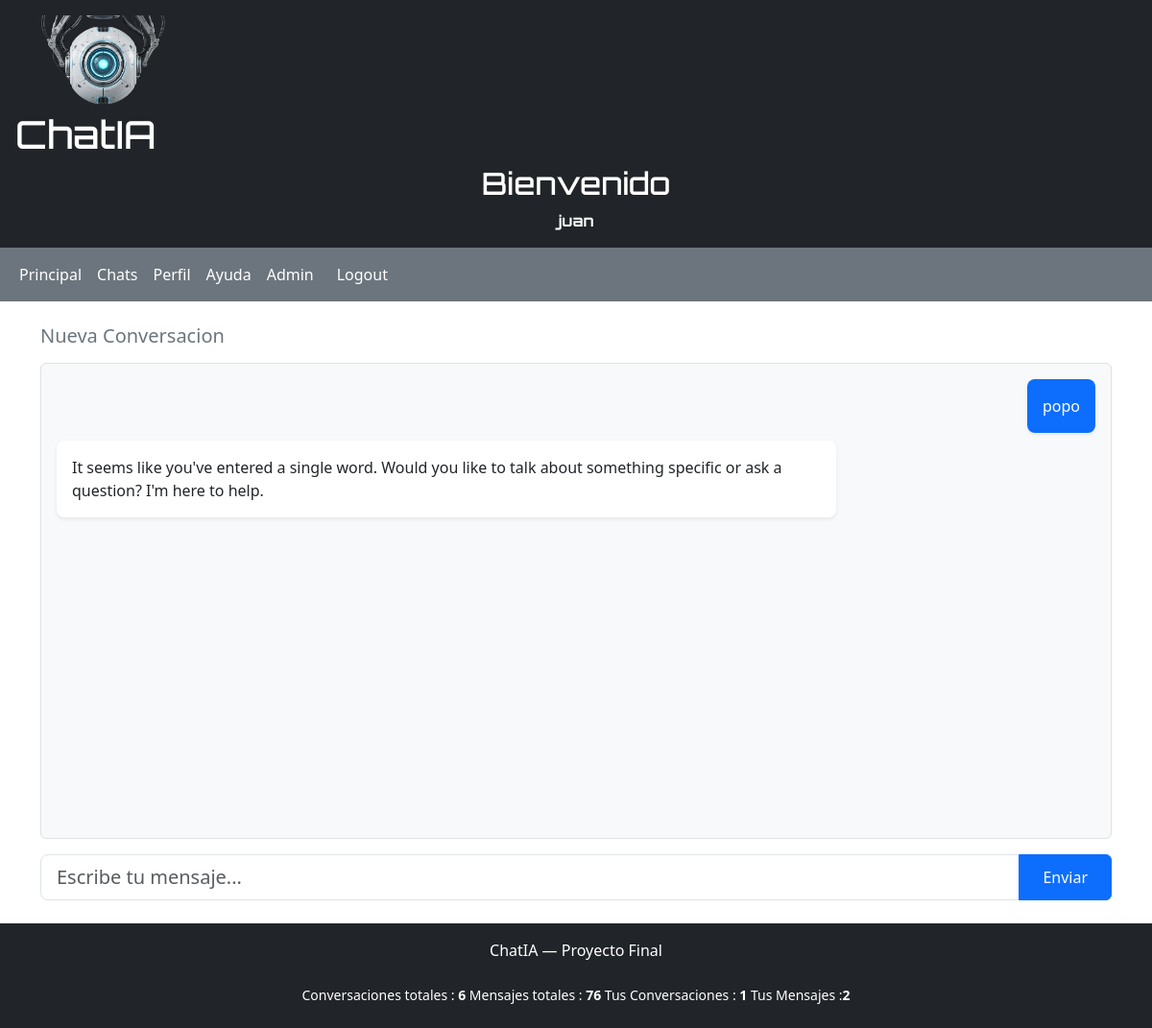
The page /chat/5/ (signed in) on the database its author committed.
### chat/models.py (models this page shows, shortened)
class Conversacion(models.Model):
        usuario = models.ForeignKey(User, on_delete=models.CASCADE)
        titulo  = models.CharField(max_length=100)
        creada = models.DateTimeField(auto_now_add=True)

class Mensaje(models.Model):
    ROL_CHOIZES = [
        ('User', 'Usuario'),
        ('assistant', 'Asistente'),
    ]
    conversacion = models.ForeignKey(Conversacion, on_delete=models.CASCADE)
    rol = models.CharField(max_length=20, choices=ROL_CHOIZES)
    contenido = models.TextField()
    creado = models.DateTimeField(auto_now_add=True)

### chat/views.py (the view, shortened to what this page needs)
# urls.py: path('chat/<int:id>/',views.chat_detalle,name='chat_detalle'),
@login_required
def chat_detalle(request,id):
    conv = get_object_or_404(Conversacion,id=id,usuario=request.user)
    mensaje = conv.mensaje_set.order_by('creado')
    return render(request,"chat/chat_detalle.html",{
            'conv':conv,
            'mensaje':mensaje})

### chat/context_processor.py (called while the page is built)
def metricas_globales(request):
    total_conversaciones = Conversacion.objects.count()
    total_mensajes = Mensaje.objects.count()
    conv_usuarios = 0
    mensa_usuarios = 0
    if request.user.is_authenticated:
        conv_usuarios = Conversacion.objects.filter(usuario=request.user).count()
        mensa_usuarios = Mensaje.objects.filter(conversacion__usuario=request.user).count()
    return {
            'total_conversaciones': total_conversaciones,
            'total_mensajes': total_mensajes,
            'conv_usuario': conv_usuarios,
            'mensa_usuario': mensa_usuarios,
    }

### chat/templates/chat/chat_detalle.html (shortened to what this page needs)
{% extends "chat/base.html" %}
{% block content %}
<div class="d-flex flex-column" style="height: 75vh;">
    <h5 class="mb-3 text-secondary">{{ conv.titulo }}</h5>
    <div id="mensajes" class="flex-grow-1 overflow-auto mb-3 p-3 rounded"
         style="background:#f8f9fa; border: 1px solid #dee2e6;">
        {% if mensaje %}
            {% for msg in mensaje %}
                <div class="d-flex {% if msg.rol == 'User' %}justify-content-end{% else %}justify-content-start{% endif %} mb-2">
                    <div class="p-3 rounded-3 shadow-sm"
                         style="max-width:75%;
                                background: {% if msg.rol == 'User' %}#0d6efd{% else %}#ffffff{% endif %};
                                color: {% if msg.rol == 'User' %}#ffffff{% else %}#212529{% endif %};">
                        {{ msg.contenido }}
                    </div>
                </div>
            {% endfor %}
        {% else %}
            <p class="text-center text-muted mt-5">Escribe el primer mensaje.</p>
        {% endif %}
    </div>
<form hx-post="/chat/{{ conv.id }}/"
      hx-target="#mensajes"
      hx-swap="innerHTML"
      hx-on="htmx:afterRequest: this.reset()">
    <div class="input-group">
        <input type="text" name="mensaje" class="form-control form-control-lg"
               placeholder="Escribe tu mensaje..." autocomplete="off">
        <button class="btn btn-primary px-4" type="submit">Enviar</button>
    </div>
</form>
</div>
{% endblock %}

### chat/templates/chat/base.html (shortened to what this page needs)
{%  load static %}
<!DOCTYPE html>
<html lang="es">
<head>
    <link rel="stylesheet" href="{% static 'css/estilo.css' %}">
    <link href="https://cdn.jsdelivr.net/npm/bootstrap@5.3.0/dist/css/bootstrap.min.css" rel="stylesheet">
</head>
<body class="d-flex flex-column min-vh-100">
<header class="bg-dark text-white p-3" style="margin-top : 0 ;padding-top : 0;">
    <img src = "{% static 'img/header2.png' %}"  alt="logo" height="100" >
    <a href="/" class="text-white text-decoration-none"><h1>ChatIA</h1></a>
    {% if user.is_authenticated %}
        <div class="text-center">
        <span><h2>Bienvenido </h2><strong>{{ user.username }}</strong> </span>
        </div>
    {% endif %}
</header>
<nav class="navbar navbar-expand bg-secondary">
    <div class="container-fluid">
        <ul class="navbar-nav flex-row">
            {% if request.path != '/' %}
            <li class="nav-item"><a class="nav-link text-white" href="/">Principal</a></li>
            {% endif %}
            {% if request.path != '/chat/' %}
            <li class="nav-item"><a class="nav-link text-white" href="/chat/">Chats</a></li>
            {% endif %}
            {% if request.path != '/perfil/' %}
            <li class="nav-item"><a class="nav-link text-white" href="/perfil/">Perfil</a></li>
            {% endif %}
            {% if request.path != '/ayuda/' %}
            <li class="nav-item"><a class="nav-link text-white" href="/ayuda/">Ayuda</a></li>
            {% endif %}
            {% if request.path != '/admin/' %}
             <li class="nav-item"><a class="nav-link text-white" href="/admin/">Admin</a></li>
            {% endif %}
            {% if user.is_authenticated %}
            <li class="nav-item">
                <form method="post" action="/logout/" class="d-inline">
                <button type="submit" class="nav-link text-white btn-link"
                style="text-decoration:none; padding: 8px 16px">Logout</button>
                </form>
            </li>
            {% endif %}
        </ul>
    </div>
</nav>
<main class="container mt-4 flex-grow-1">
    {% block content %}
    {% endblock %}
</main>
<footer class="bg-dark text-white text-center p-3 mt-4">
    <p>ChatIA — Proyecto Final</p>
    <div class ="container py-2   text-center  small">
        <span> Conversaciones totales : <strong>{{ total_conversaciones }}</strong></span>
        <span> Mensajes totales : <strong>{{ total_mensajes }}</strong></span>
        {% if user.is_authenticated %}
            <span>Tus Conversaciones : <strong>{{ conv_usuario }}</strong></span>
            <span>Tus  Mensajes :<strong>{{ mensa_usuario }}</strong></span>
        {% endif %}
    </div>
</footer>
</body>
</html>

### chat/static/css/estilo.css (style rules this page uses)
body, html { margin: 0; padding: 0; }
header , h1 { font-family: 'Orbitron',sans-serif ; }

### rows shown on the page
Conversacion: titulo "Nueva Conversacion"
Mensaje: contenido "popo"
Mensaje: contenido "It seems like you've entered a single word. Would you like to talk about something specific or ask a question? I'm here to help."

### other values the page prints
{{ user.username }} "juan"
{{ total_conversaciones }} "6"
{{ total_mensajes }} "76"
{{ conv_usuario }} "1"
{{ mensa_usuario }} "2"
